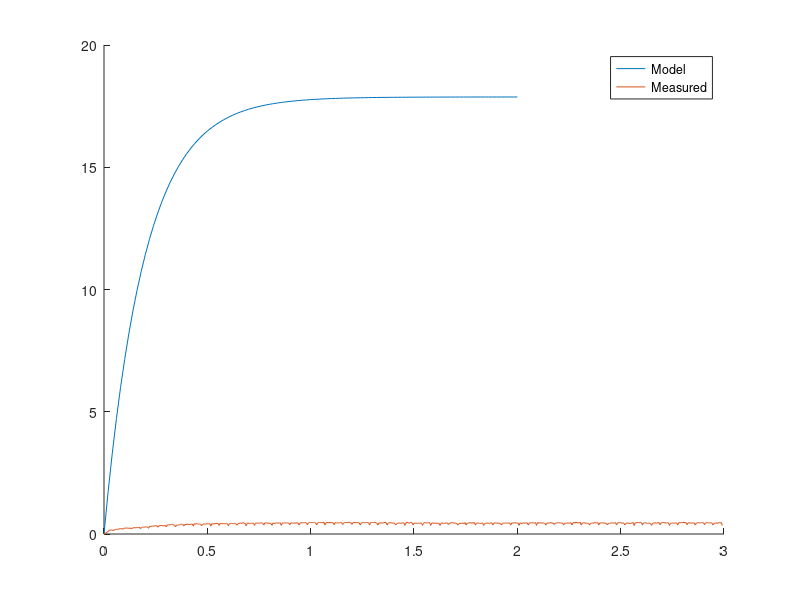
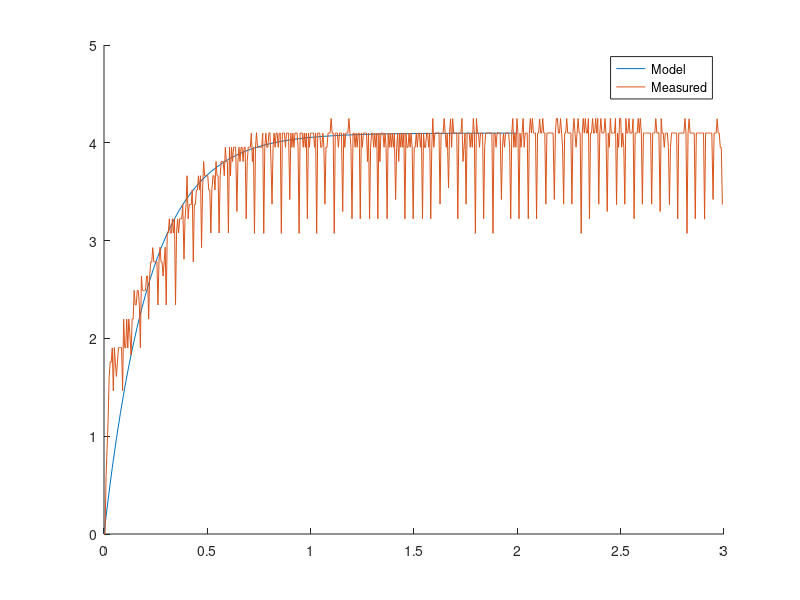

The MATLAB script that drew these images, in order: (Note: this script raises an error after producing the figures.)
data1 = [ %Forwards step response
%Position 1, Velocity 1, Position 2, Velocity 2, Time (ms)
0.00	0.00	0.00	0.00	2003.00
0.00	0.00	0.00	0.00	2008.00
0.00	0.79	0.00	0.39	2013.00
0.01	1.18	0.01	1.18	2018.00
0.02	1.57	0.01	1.18	2023.00
0.03	2.36	0.02	1.96	2028.00
0.04	2.36	0.03	1.96	2033.00
0.05	2.36	0.04	1.96	2038.00
0.06	2.36	0.05	1.96	2043.00
0.07	1.96	0.06	1.57	2048.00
0.09	2.75	0.07	1.96	2053.00
0.10	2.75	0.08	2.36	2058.00
0.12	2.75	0.09	2.36	2063.00
0.13	2.75	0.11	2.36	2068.00
0.14	2.75	0.12	2.36	2073.00
0.16	3.14	0.13	2.75	2078.00
0.17	2.75	0.15	2.75	2083.00
0.19	3.14	0.16	3.14	2088.00
0.20	2.75	0.17	2.36	2093.00
0.22	3.14	0.19	2.75	2098.00
0.24	3.53	0.20	3.14	2103.00
0.25	3.14	0.22	3.14	2108.00
0.27	3.53	0.23	3.14	2113.00
0.29	3.53	0.25	2.75	2118.00
0.30	3.14	0.26	3.14	2123.00
0.32	3.53	0.28	3.14	2128.00
0.34	3.27	0.29	2.62	2134.00
0.36	3.14	0.31	3.14	2139.00
0.37	3.53	0.33	3.14	2144.00
0.39	3.53	0.34	3.53	2149.00
0.41	3.53	0.36	3.14	2154.00
0.43	3.93	0.38	3.14	2159.00
0.45	3.53	0.39	3.53	2164.00
0.47	3.93	0.41	3.14	2169.00
0.48	3.93	0.43	3.53	2174.00
0.50	3.14	0.44	2.75	2179.00
0.52	3.93	0.46	3.14	2184.00
0.54	3.93	0.47	3.53	2189.00
0.56	4.32	0.49	3.14	2194.00
0.58	4.32	0.51	3.53	2199.00
0.60	3.93	0.52	3.53	2204.00
0.62	4.32	0.54	3.53	2209.00
0.65	4.32	0.56	3.53	2214.00
0.66	3.53	0.57	2.75	2219.00
0.69	4.71	0.59	3.93	2224.00
0.71	4.32	0.61	3.53	2229.00
0.73	4.71	0.63	3.93	2234.00
0.76	4.71	0.65	3.93	2239.00
0.78	4.71	0.67	3.93	2244.00
0.81	5.11	0.69	3.93	2249.00
0.83	4.71	0.71	4.32	2254.00
0.85	5.11	0.73	3.93	2259.00
0.87	3.93	0.75	3.53	2264.00
0.90	4.71	0.77	4.32	2269.00
0.92	4.71	0.79	4.32	2274.00
0.95	5.11	0.81	4.32	2279.00
0.97	4.71	0.83	4.32	2284.00
0.99	4.71	0.86	4.32	2289.00
1.02	4.71	0.88	4.32	2294.00
1.04	5.11	0.90	4.32	2299.00
1.06	3.93	0.92	3.93	2304.00
1.09	5.50	0.94	4.71	2309.00
1.12	5.11	0.97	4.71	2314.00
1.14	5.50	0.99	4.71	2319.00
1.17	5.11	1.01	4.71	2324.00
1.20	5.50	1.04	5.11	2329.00
1.22	5.50	1.06	5.11	2334.00
1.25	5.11	1.09	4.71	2339.00
1.27	5.11	1.11	4.71	2344.00
1.29	3.93	1.13	3.93	2349.00
1.32	5.11	1.15	4.71	2354.00
1.34	5.11	1.18	4.71	2359.00
1.37	5.11	1.20	4.71	2364.00
1.40	5.11	1.23	5.11	2369.00
1.42	5.50	1.25	5.11	2374.00
1.45	5.50	1.28	5.11	2379.00
1.48	5.50	1.30	5.11	2384.00
1.51	4.58	1.33	4.25	2390.00
1.53	5.50	1.35	5.11	2395.00
1.56	5.11	1.38	5.11	2400.00
1.59	5.50	1.41	5.50	2405.00
1.61	5.50	1.43	5.11	2410.00
1.64	5.11	1.46	5.11	2415.00
1.67	5.50	1.48	5.11	2420.00
1.69	5.50	1.51	5.11	2425.00
1.72	5.50	1.54	5.50	2430.00
1.74	4.32	1.56	4.32	2435.00
1.77	5.89	1.59	5.50	2440.00
1.80	5.50	1.61	5.11	2445.00
1.83	5.89	1.64	5.50	2450.00
1.86	5.50	1.67	5.50	2455.00
1.88	5.50	1.69	5.50	2460.00
1.91	5.50	1.72	5.50	2465.00
1.94	5.50	1.75	5.11	2470.00
1.96	4.71	1.77	4.32	2475.00
1.99	5.11	1.80	5.50	2480.00
2.02	5.50	1.82	5.50	2485.00
2.04	5.50	1.85	5.50	2490.00
2.07	5.50	1.88	5.11	2495.00
2.10	5.89	1.90	5.50	2500.00
2.13	5.50	1.93	5.50	2505.00
2.16	5.50	1.96	5.50	2510.00
2.19	5.89	1.99	5.50	2515.00
2.21	4.32	2.01	4.32	2520.00
2.24	5.89	2.04	5.50	2525.00
2.26	5.50	2.06	5.50	2530.00
2.29	5.50	2.09	5.50	2535.00
2.32	5.89	2.12	5.50	2540.00
2.35	5.89	2.15	5.50	2545.00
2.38	5.89	2.18	5.89	2550.00
2.41	5.89	2.20	5.50	2555.00
2.43	4.71	2.23	4.71	2560.00
2.46	6.28	2.25	5.50	2565.00
2.49	5.89	2.28	5.50	2570.00
2.52	5.50	2.31	5.89	2575.00
2.55	5.89	2.34	5.50	2580.00
2.58	5.50	2.37	5.89	2585.00
2.61	5.50	2.40	5.50	2590.00
2.63	5.50	2.42	5.89	2595.00
2.66	5.89	2.45	5.50	2600.00
2.68	4.32	2.48	4.71	2605.00
2.71	5.89	2.50	5.50	2610.00
2.74	5.50	2.53	5.89	2615.00
2.77	5.89	2.56	5.89	2620.00
2.80	5.50	2.59	5.89	2625.00
2.83	5.89	2.62	5.50	2630.00
2.86	5.89	2.65	5.89	2635.00
2.88	5.50	2.68	5.89	2640.00
2.91	4.91	2.71	4.91	2646.00
2.94	5.50	2.74	5.50	2651.00
2.97	5.89	2.76	5.89	2656.00
3.00	6.28	2.79	5.89	2661.00
3.03	5.89	2.82	5.89	2666.00
3.06	5.89	2.85	5.89	2671.00
3.09	6.28	2.88	6.28	2676.00
3.12	5.89	2.91	5.89	2681.00
3.15	5.89	2.94	5.89	2686.00
3.17	4.32	2.97	4.71	2691.00
3.20	5.89	3.00	5.89	2696.00
3.23	5.89	3.03	6.28	2701.00
3.26	5.50	3.06	5.89	2706.00
3.29	5.50	3.09	5.89	2711.00
3.31	5.50	3.12	6.28	2716.00
3.34	5.89	3.15	5.89	2721.00
3.37	5.89	3.18	5.89	2726.00
3.39	4.32	3.20	5.11	2731.00
3.42	5.89	3.23	5.89	2736.00
3.45	5.89	3.26	6.28	2741.00
3.48	5.89	3.29	5.89	2746.00
3.51	5.89	3.32	6.28	2751.00
3.54	5.89	3.35	5.89	2756.00
3.57	5.89	3.39	6.28	2761.00
3.60	5.89	3.42	6.28	2766.00
3.63	5.89	3.45	5.89	2771.00
3.65	4.71	3.47	5.11	2776.00
3.68	5.89	3.50	6.28	2781.00
3.71	5.89	3.53	6.28	2786.00
3.74	5.89	3.57	6.28	2791.00
3.77	5.50	3.60	6.28	2796.00
3.80	5.89	3.63	5.89	2801.00
3.83	5.50	3.66	6.28	2806.00
3.85	5.50	3.69	5.89	2811.00
3.88	4.32	3.71	5.11	2816.00
3.91	5.89	3.74	6.28	2821.00
3.93	5.50	3.77	5.89	2826.00
3.96	5.89	3.80	5.89	2831.00
3.99	5.89	3.83	6.28	2836.00
4.02	5.89	3.87	6.28	2841.00
4.05	5.89	3.90	5.89	2846.00
4.08	5.89	3.93	6.28	2851.00
4.11	5.89	3.96	6.28	2856.00
4.13	4.71	3.98	4.71	2861.00
4.16	5.89	4.01	6.28	2866.00
4.19	5.89	4.04	6.28	2871.00
4.22	6.28	4.07	5.89	2876.00
4.25	5.89	4.11	6.28	2881.00
4.28	5.89	4.14	6.28	2886.00
4.31	5.89	4.17	6.28	2891.00
4.34	5.89	4.20	6.28	2896.00
4.37	4.91	4.23	5.24	2902.00
4.40	5.89	4.26	6.28	2907.00
4.43	5.89	4.29	6.28	2912.00
4.46	5.50	4.33	6.28	2917.00
4.49	5.89	4.36	6.28	2922.00
4.51	5.50	4.39	6.28	2927.00
4.54	5.89	4.42	6.28	2932.00
4.57	5.89	4.45	6.28	2937.00
4.60	5.89	4.48	6.28	2942.00
4.63	4.71	4.51	5.11	2947.00
4.66	5.89	4.54	6.28	2952.00
4.68	5.89	4.57	6.28	2957.00
4.72	6.28	4.60	6.28	2962.00
4.75	5.89	4.63	6.28	2967.00
4.78	5.89	4.67	6.28	2972.00
4.81	6.28	4.70	6.28	2977.00
4.84	5.89	4.73	6.28	2982.00
4.86	5.11	4.75	5.11	2987.00
4.89	5.89	4.79	6.28	2992.00
4.92	6.28	4.82	6.28	2997.00
4.95	6.28	4.85	6.28	3002.00
4.99	6.28	4.88	6.28	3007.00
5.02	6.28	4.91	6.28	3012.00
5.05	6.28	4.94	6.28	3017.00
5.08	6.28	4.97	6.28	3022.00
5.11	5.89	5.00	6.28	3027.00
5.13	5.11	5.03	4.71	3032.00
5.16	5.89	5.06	6.28	3037.00
5.20	6.28	5.09	6.28	3042.00
5.23	6.28	5.12	6.28	3047.00
5.26	6.28	5.15	6.28	3052.00
5.29	6.28	5.19	6.28	3057.00
5.32	6.28	5.22	5.89	3062.00
5.35	6.68	5.25	6.28	3067.00
5.38	4.71	5.27	5.11	3072.00
5.41	6.28	5.30	5.89	3077.00
5.44	6.28	5.33	6.28	3082.00
5.47	6.28	5.36	6.28	3087.00
5.50	6.28	5.39	5.89	3092.00
5.54	6.68	5.43	6.28	3097.00
5.57	6.28	5.45	5.89	3102.00
5.60	6.28	5.49	6.28	3107.00
5.63	6.28	5.52	5.89	3112.00
5.66	5.11	5.54	5.11	3117.00
5.69	6.68	5.57	5.89	3122.00
5.72	6.28	5.60	5.89	3127.00
5.75	6.28	5.63	5.89	3132.00
5.78	6.28	5.66	5.89	3137.00
5.82	6.28	5.69	5.89	3142.00
5.85	6.68	5.72	5.89	3147.00
5.88	6.28	5.75	6.28	3152.00
5.91	5.56	5.78	4.91	3158.00
5.95	6.28	5.81	5.89	3163.00
5.98	6.68	5.84	5.89	3168.00
6.01	6.68	5.87	5.89	3173.00
6.04	6.28	5.90	6.28	3178.00
6.08	6.68	5.93	5.89	3183.00
6.11	6.68	5.96	6.28	3188.00
6.14	6.68	5.99	5.89	3193.00
6.18	6.28	6.02	5.89	3198.00
6.20	5.50	6.04	5.11	3203.00
6.24	6.68	6.07	5.89	3208.00
6.27	6.68	6.10	6.28	3213.00
6.30	6.28	6.13	5.89	3218.00
6.33	6.68	6.16	5.89	3223.00
6.37	6.28	6.19	5.89	3228.00
6.40	6.28	6.22	6.28	3233.00
6.43	6.28	6.25	5.89	3238.00
6.45	5.10	6.28	4.71	3243.00
6.49	6.28	6.31	5.89	3248.00
6.52	6.28	6.34	5.89	3253.00
6.55	6.68	6.37	6.28	3258.00
6.58	6.28	6.40	5.89	3263.00
6.62	6.68	6.43	5.89	3268.00
6.65	6.28	6.46	6.28	3273.00
6.68	6.68	6.49	5.89	3278.00
6.71	6.68	6.52	5.89	3283.00
6.74	5.11	6.54	4.71	3288.00
6.77	6.68	6.57	5.89	3293.00
6.81	6.68	6.60	5.89	3298.00
6.84	6.68	6.63	5.89	3303.00
6.87	6.68	6.66	5.89	3308.00
6.91	6.68	6.69	6.28	3313.00
6.94	6.28	6.72	5.89	3318.00
6.97	6.28	6.75	5.50	3323.00
6.99	5.10	6.77	4.71	3328.00
7.03	6.28	6.80	5.89	3333.00
7.05	5.89	6.83	5.89	3338.00
7.09	6.28	6.86	5.89	3343.00
7.12	6.28	6.89	5.89	3348.00
7.15	6.28	6.92	5.89	3353.00
7.18	6.28	6.95	5.89	3358.00
7.21	6.68	6.98	6.28	3363.00
7.25	6.28	7.01	5.89	3368.00
7.27	5.10	7.03	4.71	3373.00
7.30	6.28	7.06	5.89	3378.00
7.33	6.28	7.09	5.89	3383.00
7.37	6.68	7.12	5.89	3388.00
7.40	6.28	7.15	5.89	3393.00
7.43	5.89	7.18	5.89	3398.00
7.46	6.28	7.21	5.89	3403.00
7.49	6.28	7.24	5.89	3408.00
7.52	4.91	7.27	4.91	3414.00
7.55	5.89	7.29	5.50	3419.00
7.58	5.89	7.32	5.89	3424.00
7.61	6.28	7.35	5.89	3429.00
7.64	5.89	7.38	5.89	3434.00
7.67	5.89	7.41	5.89	3439.00
7.70	6.28	7.44	5.89	3444.00
7.73	6.28	7.47	5.89	3449.00
7.76	6.28	7.50	5.89	3454.00
7.79	4.71	7.52	4.71	3459.00
7.82	6.28	7.55	5.89	3464.00
7.85	6.68	7.58	6.28	3469.00
7.88	6.28	7.61	5.89	3474.00
7.91	6.28	7.64	5.89	3479.00
7.95	6.28	7.67	5.89	3484.00
7.98	6.28	7.70	6.28	3489.00
8.01	6.28	7.73	5.89	3494.00
8.03	5.11	7.76	4.71	3499.00
8.06	5.89	7.79	6.28	3504.00
8.09	5.89	7.82	5.89	3509.00
8.12	5.89	7.85	5.89	3514.00
8.15	5.89	7.88	5.89	3519.00
8.18	5.89	7.91	5.89	3524.00
8.21	5.89	7.94	5.89	3529.00
8.24	6.28	7.97	5.89	3534.00
8.27	5.89	8.00	5.89	3539.00
8.30	4.71	8.02	4.71	3544.00
8.33	5.89	8.05	5.89	3549.00
8.36	6.28	8.08	6.28	3554.00
8.39	6.28	8.11	5.89	3559.00
8.42	6.28	8.14	5.89	3564.00
8.45	6.28	8.17	5.89	3569.00
8.48	6.28	8.20	6.28	3574.00
8.51	6.28	8.23	5.89	3579.00
8.54	4.71	8.25	4.71	3584.00
8.57	5.89	8.28	6.28	3589.00
8.60	5.89	8.31	5.89	3594.00
8.63	6.28	8.34	5.89	3599.00
8.66	5.89	8.37	5.89	3604.00
8.69	5.89	8.40	5.89	3609.00
8.72	5.89	8.43	5.89	3614.00
8.75	5.89	8.46	5.89	3619.00
8.77	5.89	8.49	5.89	3624.00
8.80	4.71	8.51	4.71	3629.00
8.83	5.89	8.54	5.89	3634.00
8.86	6.28	8.57	5.89	3639.00
8.89	5.89	8.60	5.89	3644.00
8.92	5.89	8.63	5.89	3649.00
8.95	5.89	8.66	5.89	3654.00
8.98	6.28	8.69	5.89	3659.00
9.01	6.28	8.72	5.89	3664.00
9.04	5.24	8.75	5.24	3670.00
9.07	6.28	8.78	5.89	3675.00
9.10	5.89	8.81	5.89	3680.00
9.13	6.28	8.84	6.28	3685.00
9.17	6.28	8.87	6.28	3690.00
9.20	5.89	8.90	5.89	3695.00
9.22	5.89	8.93	6.28	3700.00
9.25	5.89	8.96	5.89	3705.00
9.28	5.50	8.99	5.89	3710.00
9.30	4.71	9.02	5.11	3715.00
9.33	5.50	9.05	5.89	3720.00
9.36	5.89	9.08	5.89	3725.00
9.39	5.50	9.11	5.89	3730.00
9.42	5.89	9.14	6.28	3735.00
9.45	5.89	9.17	5.89	3740.00
9.48	5.50	9.20	5.89	3745.00
9.51	6.28	9.23	6.28	3750.00
9.53	4.71	9.25	5.11	3755.00
9.56	5.89	9.28	5.89	3760.00
9.59	5.89	9.31	5.89	3765.00
9.62	5.89	9.34	6.28	3770.00
9.65	6.28	9.38	6.28	3775.00
9.68	5.89	9.41	5.89	3780.00
9.71	6.28	9.44	6.28	3785.00
9.74	5.89	9.47	5.89	3790.00
9.77	6.28	9.50	6.28	3795.00
9.80	4.71	9.52	5.11	3800.00
9.83	5.89	9.55	5.89	3805.00
9.85	5.89	9.58	6.28	3810.00
9.88	5.89	9.61	5.89	3815.00
9.91	5.50	9.64	6.28	3820.00
9.94	5.50	9.67	5.89	3825.00
9.97	5.89	9.70	5.89	3830.00
10.00	5.89	9.74	6.28	3835.00
10.02	4.71	9.76	4.71	3840.00
10.05	5.50	9.79	5.89	3845.00
10.08	5.89	9.82	5.89	3850.00
10.11	5.89	9.85	6.28	3855.00
10.14	5.89	9.88	5.89	3860.00
10.17	5.89	9.91	5.89	3865.00
10.19	5.50	9.94	6.28	3870.00
10.23	6.28	9.97	5.89	3875.00
10.26	5.89	10.00	6.28	3880.00
10.28	5.11	10.02	4.71	3885.00
10.31	5.89	10.06	6.28	3890.00
10.34	5.89	10.09	6.28	3895.00
10.37	5.89	10.12	5.89	3900.00
10.40	5.89	10.15	6.28	3905.00
10.43	5.89	10.18	5.89	3910.00
10.46	5.50	10.21	6.28	3915.00
10.49	5.89	10.24	5.89	3920.00
10.51	4.58	10.27	5.24	3926.00
10.54	5.89	10.30	5.89	3931.00
10.57	5.89	10.33	6.28	3936.00
10.60	5.89	10.36	5.89	3941.00
10.63	5.89	10.39	6.28	3946.00
10.66	5.89	10.42	5.89	3951.00
10.69	5.89	10.45	5.89	3956.00
10.72	5.89	10.48	6.28	3961.00
10.75	5.89	10.51	6.28	3966.00
10.77	5.11	10.54	4.71	3971.00
10.80	5.89	10.57	6.28	3976.00
10.83	5.89	10.60	5.89	3981.00
10.86	5.89	10.63	6.28	3986.00
10.89	6.28	10.66	6.28	3991.00
10.92	5.89	10.69	6.28	3996.00
10.95	5.50	10.72	6.28	4001.00
10.98	5.89	10.75	6.28	4006.00
11.00	4.71	10.78	4.71	4011.00
11.03	5.89	10.81	6.28	4016.00
11.06	5.50	10.84	6.28	4021.00
11.09	5.50	10.87	5.89	4026.00
11.12	5.89	10.90	6.28	4031.00
11.15	5.89	10.93	6.28	4036.00
11.18	5.89	10.96	5.89	4041.00
11.21	5.89	10.99	6.28	4046.00
11.24	5.89	11.03	6.28	4051.00
11.26	4.71	11.05	5.11	4056.00
11.29	6.28	11.08	5.89	4061.00
11.32	5.89	11.11	6.28	4066.00
11.35	5.89	11.14	6.28	4071.00
11.38	6.28	11.17	6.28	4076.00
11.41	5.89	11.20	5.89	4081.00
11.44	5.89	11.24	6.28	4086.00
11.47	6.28	11.27	6.28	4091.00
11.49	4.71	11.29	4.71	4096.00
11.53	6.28	11.32	6.28	4101.00
11.56	5.89	11.35	5.89	4106.00
11.59	6.28	11.38	6.28	4111.00
11.62	5.89	11.41	5.89	4116.00
11.65	6.28	11.44	5.89	4121.00
11.68	5.89	11.47	6.28	4126.00
11.71	5.89	11.50	5.89	4131.00
11.74	5.89	11.53	5.89	4136.00
11.76	5.11	11.56	4.71	4141.00
11.79	5.89	11.58	5.89	4146.00
11.82	6.28	11.61	5.89	4151.00
11.85	5.89	11.64	5.89	4156.00
11.88	6.28	11.67	5.89	4161.00
11.91	6.28	11.70	6.28	4166.00
11.94	5.89	11.73	5.89	4171.00
11.98	6.28	11.76	5.89	4176.00
12.01	5.24	11.79	5.24	4182.00
12.04	6.28	11.82	5.89	4187.00
12.07	5.89	11.85	5.89	4192.00
12.10	6.28	11.88	5.89	4197.00
12.13	6.28	11.91	6.28	4202.00
12.16	6.28	11.94	5.89	4207.00
12.19	6.28	11.97	5.89	4212.00
12.22	5.89	12.00	5.89	4217.00
12.25	6.28	12.03	5.89	4222.00
12.28	5.11	12.06	4.71	4227.00
12.31	5.89	12.09	5.89	4232.00
12.34	5.89	12.11	5.89	4237.00
12.37	5.89	12.14	5.89	4242.00
12.40	6.28	12.17	5.89	4247.00
12.43	5.89	12.20	5.89	4252.00
12.46	5.89	12.23	5.89	4257.00
12.49	6.28	12.26	6.28	4262.00
12.52	5.11	12.29	4.71	4267.00
12.55	6.28	12.32	5.89	4272.00
12.58	6.28	12.35	6.28	4277.00
12.61	6.28	12.38	5.89	4282.00
12.64	6.68	12.41	6.28	4287.00
12.67	6.28	12.44	5.89	4292.00
12.71	6.28	12.47	5.89	4297.00
12.74	6.28	12.50	5.89	4302.00
12.77	6.68	12.53	6.28	4307.00
12.80	5.11	12.55	4.71	4312.00
12.83	5.89	12.58	5.89	4317.00
12.86	6.28	12.61	5.89	4322.00
12.89	6.28	12.64	6.28	4327.00
12.92	5.89	12.67	5.89	4332.00
12.95	5.89	12.70	5.89	4337.00
12.98	5.89	12.73	5.89	4342.00
13.01	5.89	12.76	5.89	4347.00
13.03	5.11	12.78	4.71	4352.00
13.06	5.89	12.81	5.89	4357.00
13.09	5.89	12.84	5.89	4362.00
13.12	6.28	12.87	5.89	4367.00
13.15	5.89	12.90	5.89	4372.00
13.18	6.28	12.93	6.28	4377.00
13.21	6.28	12.96	5.89	4382.00
13.25	6.28	12.99	5.89	4387.00
13.28	6.28	13.02	6.28	4392.00
13.30	5.11	13.05	4.71	4397.00
13.33	6.28	13.08	5.89	4402.00
13.37	6.28	13.11	5.89	4407.00
13.40	6.28	13.14	5.89	4412.00
13.43	6.28	13.17	5.89	4417.00
13.46	5.89	13.19	5.89	4422.00
13.49	6.28	13.22	5.89	4427.00
13.52	5.89	13.25	5.89	4432.00
13.55	4.91	13.28	5.24	4438.00
13.58	5.89	13.31	5.50	4443.00
13.61	5.89	13.34	5.89	4448.00
13.64	5.89	13.37	5.89	4453.00
13.67	5.89	13.40	6.28	4458.00
13.70	6.28	13.43	5.89	4463.00
13.73	5.89	13.46	5.89	4468.00
13.76	6.28	13.49	5.89	4473.00
13.79	6.28	13.52	6.28	4478.00
13.82	5.11	13.55	4.71	4483.00
13.85	6.28	13.58	5.89	4488.00
13.88	6.28	13.61	6.28	4493.00
13.91	6.28	13.64	5.89	4498.00
13.94	6.28	13.67	6.28	4503.00
13.97	5.89	13.70	5.89	4508.00
14.00	6.28	13.73	5.89	4513.00
14.03	5.89	13.76	6.28	4518.00
14.06	5.10	13.78	4.71	4523.00
14.08	5.50	13.81	5.89	4528.00
14.11	5.89	13.84	6.28	4533.00
14.14	5.89	13.87	5.89	4538.00
14.17	5.89	13.90	6.28	4543.00
14.20	5.50	13.93	5.89	4548.00
14.23	5.89	13.96	5.89	4553.00
14.26	5.89	13.99	6.28	4558.00
14.29	6.28	14.03	6.28	4563.00
14.31	4.71	14.05	4.71	4568.00
14.34	5.89	14.08	6.28	4573.00
14.37	6.28	14.11	5.89	4578.00
14.41	6.28	14.14	6.28	4583.00
14.44	6.28	14.17	6.28	4588.00
14.47	6.28	14.20	5.89	4593.00
14.50	6.68	14.23	6.28	4598.00
14.53	6.28	14.26	6.28	4603.00
14.56	5.11	14.29	4.71	4608.00
14.59	5.89	14.32	6.28	4613.00
14.62	6.28	14.35	5.89	4618.00
14.65	6.28	14.38	6.28	4623.00
14.68	5.89	14.41	5.89	4628.00
14.71	5.50	14.44	5.89	4633.00
14.74	5.89	14.47	6.28	4638.00
14.77	5.89	14.50	5.89	4643.00
14.79	5.50	14.53	5.89	4648.00
14.82	4.71	14.55	4.71	4653.00
14.85	5.50	14.58	6.28	4658.00
14.88	5.89	14.61	5.89	4663.00
14.91	6.28	14.65	6.28	4668.00
14.94	5.89	14.68	5.89	4673.00
14.97	5.89	14.71	6.28	4678.00
15.00	6.28	14.74	5.89	4683.00
15.03	6.28	14.77	6.28	4688.00
15.06	5.24	14.80	4.91	4694.00
15.09	6.28	14.83	5.89	4699.00
15.12	6.28	14.86	6.28	4704.00
15.16	6.68	14.89	5.89	4709.00
15.19	6.28	14.92	6.28	4714.00
15.22	5.89	14.95	5.89	4719.00
15.25	6.28	14.98	5.89	4724.00
15.28	6.28	15.01	6.28	4729.00
15.31	6.28	15.04	5.89	4734.00
15.33	4.71	15.06	4.71	4739.00
15.36	5.89	15.09	5.89	4744.00
15.39	5.89	15.12	5.89	4749.00
15.42	5.89	15.15	6.28	4754.00
15.45	5.89	15.18	5.89	4759.00
15.48	5.89	15.21	5.89	4764.00
15.51	6.28	15.24	5.89	4769.00
15.54	5.89	15.27	6.28	4774.00
15.57	5.11	15.30	4.71	4779.00
15.60	6.28	15.33	6.28	4784.00
15.63	6.28	15.36	5.89	4789.00
15.66	6.28	15.39	6.28	4794.00
15.69	6.28	15.42	6.28	4799.00
15.73	6.28	15.45	5.89	4804.00
15.76	6.68	15.48	6.28	4809.00
15.79	6.28	15.51	5.89	4814.00
15.82	6.28	15.54	6.28	4819.00
15.85	5.11	15.57	5.11	4824.00
15.88	5.89	15.60	5.89	4829.00
15.91	6.28	15.63	6.28	4834.00
15.94	5.89	15.66	5.89	4839.00
15.97	5.89	15.69	6.28	4844.00
16.00	5.89	15.72	5.89	4849.00
16.03	5.89	15.75	6.28	4854.00
16.06	6.28	15.78	5.89	4859.00
16.08	4.71	15.80	5.10	4864.00
16.11	5.89	15.83	5.89	4869.00
16.14	5.89	15.87	6.28	4874.00
16.17	6.28	15.90	6.28	4879.00
16.20	6.28	15.93	5.89	4884.00
16.23	5.89	15.96	6.28	4889.00
16.27	6.68	15.99	5.89	4894.00
16.30	6.28	16.02	6.28	4899.00
16.33	6.28	16.05	5.89	4904.00
16.35	5.11	16.07	5.10	4909.00
16.39	6.28	16.10	5.89	4914.00
16.42	6.68	16.13	5.89	4919.00
16.45	5.89	16.16	6.28	4924.00
16.48	6.28	16.19	5.89	4929.00
16.51	6.28	16.22	5.89	4934.00
16.54	5.89	16.25	6.28	4939.00
16.57	6.28	16.28	5.89	4944.00
16.60	4.91	16.31	4.91	4950.00
16.63	5.89	16.34	5.89	4955.00
16.66	5.89	16.37	5.89	4960.00
16.69	5.89	16.40	6.28	4965.00
16.72	6.28	16.43	5.89	4970.00
16.75	5.89	16.46	5.89	4975.00
16.78	6.28	16.49	6.28	4980.00
16.81	6.28	16.52	5.89	4985.00
16.84	6.28	16.55	6.28	4990.00
16.87	4.71	16.58	4.71	4995.00
];

data2 = [ %TUrning step response
0.00	0.00	0.00	0.00	2003.00
0.00	0.00	0.00	0.00	2008.00
0.00	0.79	-0.00	-0.79	2013.00
0.01	1.18	-0.01	-1.18	2018.00
0.02	1.57	-0.02	-1.57	2023.00
0.03	1.96	-0.03	-2.36	2028.00
0.04	2.36	-0.04	-2.36	2033.00
0.05	1.96	-0.05	-2.75	2038.00
0.06	1.96	-0.07	-3.14	2043.00
0.07	1.96	-0.08	-1.96	2048.00
0.08	2.36	-0.09	-2.75	2053.00
0.09	2.75	-0.10	-1.96	2058.00
0.11	2.36	-0.11	-1.96	2063.00
0.12	2.75	-0.12	-1.96	2068.00
0.13	2.75	-0.14	-2.36	2073.00
0.15	2.36	-0.15	-2.75	2078.00
0.16	2.75	-0.16	-2.36	2083.00
0.17	2.75	-0.17	-2.36	2088.00
0.18	2.36	-0.18	-1.57	2093.00
0.20	3.14	-0.19	-2.75	2098.00
0.21	2.75	-0.21	-2.36	2103.00
0.23	3.14	-0.22	-1.96	2108.00
0.25	3.53	-0.23	-2.36	2113.00
0.26	3.14	-0.24	-1.96	2118.00
0.28	3.53	-0.25	-2.36	2123.00
0.30	3.53	-0.26	-1.96	2128.00
0.32	2.95	-0.27	-1.96	2134.00
0.33	3.53	-0.28	-2.36	2139.00
0.35	3.53	-0.29	-2.36	2144.00
0.37	3.93	-0.31	-2.75	2149.00
0.39	3.53	-0.32	-2.75	2154.00
0.41	3.53	-0.34	-2.75	2159.00
0.43	3.93	-0.35	-2.75	2164.00
0.44	3.53	-0.37	-3.14	2169.00
0.46	3.53	-0.38	-2.75	2174.00
0.48	2.75	-0.39	-2.36	2179.00
0.49	3.93	-0.41	-3.14	2184.00
0.51	3.93	-0.42	-2.75	2189.00
0.53	3.53	-0.44	-3.14	2194.00
0.55	3.93	-0.45	-2.75	2199.00
0.57	3.93	-0.46	-2.75	2204.00
0.59	4.32	-0.48	-2.75	2209.00
0.61	3.93	-0.49	-3.14	2214.00
0.63	3.14	-0.51	-2.75	2219.00
0.65	3.93	-0.52	-3.14	2224.00
0.67	3.93	-0.54	-3.53	2229.00
0.69	3.93	-0.56	-3.53	2234.00
0.71	4.32	-0.58	-3.53	2239.00
0.73	3.93	-0.59	-3.53	2244.00
0.75	3.93	-0.61	-3.53	2249.00
0.77	3.53	-0.63	-3.93	2254.00
0.79	3.93	-0.65	-3.53	2259.00
0.80	3.14	-0.66	-3.14	2264.00
0.82	3.93	-0.68	-3.53	2269.00
0.84	3.93	-0.70	-3.93	2274.00
0.86	3.93	-0.72	-3.53	2279.00
0.88	3.93	-0.74	-3.53	2284.00
0.90	3.93	-0.75	-3.14	2289.00
0.92	3.93	-0.77	-3.53	2294.00
0.94	3.93	-0.79	-3.93	2299.00
0.95	3.14	-0.81	-3.14	2304.00
0.98	4.32	-0.82	-3.93	2309.00
1.00	3.93	-0.85	-4.32	2314.00
1.02	4.32	-0.87	-4.32	2319.00
1.04	3.93	-0.89	-4.32	2324.00
1.06	3.93	-0.91	-4.32	2329.00
1.08	4.32	-0.93	-4.32	2334.00
1.10	3.93	-0.95	-4.32	2339.00
1.12	4.32	-0.98	-4.32	2344.00
1.13	3.14	-0.99	-3.14	2349.00
1.15	3.93	-1.01	-4.32	2354.00
1.18	4.32	-1.03	-4.32	2359.00
1.20	3.93	-1.06	-4.32	2364.00
1.22	4.32	-1.08	-4.32	2369.00
1.24	3.93	-1.10	-4.71	2374.00
1.26	4.32	-1.12	-4.32	2379.00
1.28	4.32	-1.15	-4.71	2384.00
1.30	3.60	-1.17	-3.93	2390.00
1.32	3.93	-1.19	-4.71	2395.00
1.34	4.32	-1.22	-4.71	2400.00
1.37	4.71	-1.24	-5.11	2405.00
1.39	4.32	-1.26	-4.32	2410.00
1.41	4.32	-1.29	-4.71	2415.00
1.43	4.32	-1.31	-4.71	2420.00
1.45	4.32	-1.34	-4.71	2425.00
1.47	4.32	-1.36	-5.11	2430.00
1.49	3.53	-1.38	-3.93	2435.00
1.51	4.32	-1.40	-4.71	2440.00
1.54	4.32	-1.43	-4.71	2445.00
1.56	4.32	-1.45	-5.11	2450.00
1.58	4.32	-1.48	-5.11	2455.00
1.60	4.71	-1.50	-5.11	2460.00
1.62	4.32	-1.53	-5.11	2465.00
1.65	4.32	-1.56	-5.50	2470.00
1.66	3.53	-1.58	-4.32	2475.00
1.68	4.32	-1.60	-5.11	2480.00
1.71	4.71	-1.63	-5.50	2485.00
1.73	4.32	-1.66	-5.50	2490.00
1.75	4.71	-1.68	-5.11	2495.00
1.77	4.32	-1.71	-5.50	2500.00
1.80	4.32	-1.74	-5.50	2505.00
1.82	4.32	-1.77	-5.11	2510.00
1.84	4.32	-1.79	-5.11	2515.00
1.86	3.93	-1.81	-4.32	2520.00
1.88	4.32	-1.84	-5.11	2525.00
1.90	4.71	-1.86	-5.11	2530.00
1.93	4.32	-1.89	-5.50	2535.00
1.95	4.32	-1.92	-5.11	2540.00
1.97	4.71	-1.94	-5.50	2545.00
1.99	4.71	-1.97	-5.11	2550.00
2.02	4.32	-2.00	-5.50	2555.00
2.04	3.93	-2.02	-4.32	2560.00
2.06	4.32	-2.05	-5.50	2565.00
2.08	4.71	-2.07	-5.50	2570.00
2.10	4.32	-2.10	-5.89	2575.00
2.13	4.71	-2.13	-5.50	2580.00
2.15	4.32	-2.16	-5.50	2585.00
2.17	4.71	-2.19	-5.89	2590.00
2.20	4.71	-2.21	-5.50	2595.00
2.22	4.71	-2.24	-5.50	2600.00
2.24	3.93	-2.26	-4.32	2605.00
2.26	4.71	-2.29	-5.89	2610.00
2.28	4.32	-2.32	-5.50	2615.00
2.31	4.71	-2.35	-5.89	2620.00
2.33	4.71	-2.38	-5.50	2625.00
2.35	4.71	-2.41	-5.89	2630.00
2.38	5.11	-2.43	-5.50	2635.00
2.40	4.71	-2.46	-5.89	2640.00
2.43	3.93	-2.49	-4.91	2646.00
2.45	4.71	-2.52	-5.50	2651.00
2.47	4.71	-2.55	-5.89	2656.00
2.50	4.71	-2.58	-5.50	2661.00
2.52	4.71	-2.61	-5.89	2666.00
2.54	4.71	-2.64	-5.89	2671.00
2.57	4.32	-2.67	-5.89	2676.00
2.59	4.71	-2.70	-5.89	2681.00
2.61	4.71	-2.73	-5.89	2686.00
2.63	3.93	-2.75	-4.71	2691.00
2.66	4.71	-2.78	-5.50	2696.00
2.68	4.71	-2.81	-5.89	2701.00
2.70	4.71	-2.84	-5.89	2706.00
2.73	4.71	-2.86	-5.89	2711.00
2.75	4.71	-2.90	-6.28	2716.00
2.77	4.71	-2.92	-5.50	2721.00
2.80	4.32	-2.96	-6.28	2726.00
2.81	3.53	-2.98	-4.71	2731.00
2.84	4.71	-3.01	-5.89	2736.00
2.86	5.11	-3.04	-5.89	2741.00
2.89	4.71	-3.07	-5.89	2746.00
2.91	4.71	-3.10	-5.89	2751.00
2.93	4.71	-3.13	-5.89	2756.00
2.96	4.71	-3.16	-5.89	2761.00
2.98	4.71	-3.18	-5.89	2766.00
3.00	4.71	-3.22	-6.28	2771.00
3.02	3.53	-3.24	-4.71	2776.00
3.05	4.71	-3.27	-5.89	2781.00
3.07	4.71	-3.30	-6.28	2786.00
3.09	4.71	-3.33	-5.89	2791.00
3.12	4.71	-3.36	-5.89	2796.00
3.14	4.71	-3.39	-6.28	2801.00
3.17	5.11	-3.42	-5.89	2806.00
3.19	4.32	-3.45	-5.89	2811.00
3.21	3.93	-3.48	-5.11	2816.00
3.23	4.71	-3.50	-5.89	2821.00
3.25	4.71	-3.54	-6.28	2826.00
3.28	4.71	-3.57	-5.89	2831.00
3.30	4.71	-3.60	-6.28	2836.00
3.32	4.71	-3.63	-6.28	2841.00
3.35	4.71	-3.66	-5.89	2846.00
3.37	4.71	-3.69	-6.28	2851.00
3.39	4.71	-3.72	-6.28	2856.00
3.41	3.53	-3.74	-4.71	2861.00
3.44	4.71	-3.78	-6.28	2866.00
3.46	4.71	-3.81	-6.28	2871.00
3.48	4.71	-3.84	-6.28	2876.00
3.51	4.71	-3.87	-5.89	2881.00
3.53	4.71	-3.90	-6.28	2886.00
3.55	4.71	-3.93	-6.28	2891.00
3.58	4.71	-3.96	-6.28	2896.00
3.60	3.93	-3.99	-5.24	2902.00
3.62	4.71	-4.03	-6.28	2907.00
3.65	4.71	-4.05	-5.89	2912.00
3.67	4.71	-4.09	-6.28	2917.00
3.69	4.32	-4.12	-6.28	2922.00
3.72	4.71	-4.15	-6.28	2927.00
3.74	4.71	-4.18	-6.28	2932.00
3.76	4.71	-4.21	-6.28	2937.00
3.79	4.32	-4.24	-6.28	2942.00
3.80	3.53	-4.27	-4.71	2947.00
3.83	4.71	-4.30	-6.28	2952.00
3.85	4.71	-4.33	-6.28	2957.00
3.87	4.71	-4.36	-6.28	2962.00
3.90	4.32	-4.39	-6.28	2967.00
3.92	4.71	-4.42	-6.28	2972.00
3.94	4.71	-4.45	-5.89	2977.00
3.97	4.71	-4.48	-6.28	2982.00
3.98	3.53	-4.51	-5.11	2987.00
4.01	4.71	-4.54	-6.28	2992.00
4.03	4.71	-4.57	-5.89	2997.00
4.05	4.71	-4.60	-6.28	3002.00
4.08	4.71	-4.63	-6.28	3007.00
4.10	4.71	-4.67	-6.28	3012.00
4.13	4.71	-4.70	-6.28	3017.00
4.15	4.32	-4.73	-6.28	3022.00
4.17	4.71	-4.76	-6.28	3027.00
4.19	3.53	-4.78	-4.71	3032.00
4.21	4.71	-4.81	-6.28	3037.00
4.24	4.71	-4.85	-6.28	3042.00
4.26	4.71	-4.88	-6.28	3047.00
4.28	4.71	-4.91	-5.89	3052.00
4.30	4.32	-4.94	-6.28	3057.00
4.33	4.71	-4.97	-6.28	3062.00
4.35	4.32	-5.00	-6.28	3067.00
4.37	3.93	-5.03	-5.11	3072.00
4.39	4.32	-5.06	-6.28	3077.00
4.41	4.71	-5.09	-5.89	3082.00
4.44	4.71	-5.12	-6.28	3087.00
4.46	4.71	-5.15	-6.28	3092.00
4.48	4.71	-5.18	-6.28	3097.00
4.51	5.11	-5.21	-6.28	3102.00
4.53	4.71	-5.24	-6.28	3107.00
4.56	4.71	-5.28	-6.28	3112.00
4.57	3.53	-5.30	-4.71	3117.00
4.60	4.71	-5.33	-6.28	3122.00
4.62	4.71	-5.36	-6.28	3127.00
4.65	4.71	-5.39	-6.28	3132.00
4.67	4.32	-5.43	-6.28	3137.00
4.69	4.71	-5.46	-6.28	3142.00
4.71	4.71	-5.49	-6.28	3147.00
4.74	4.71	-5.52	-6.28	3152.00
4.76	3.93	-5.55	-4.91	3158.00
4.79	4.71	-5.58	-6.28	3163.00
4.81	4.32	-5.61	-6.28	3168.00
4.83	4.71	-5.64	-6.28	3173.00
4.85	4.71	-5.67	-6.28	3178.00
4.88	4.71	-5.71	-6.28	3183.00
4.90	5.11	-5.74	-6.28	3188.00
4.93	4.71	-5.77	-6.28	3193.00
4.95	4.71	-5.80	-5.89	3198.00
4.97	3.53	-5.82	-5.11	3203.00
4.99	4.71	-5.86	-6.28	3208.00
5.01	4.71	-5.89	-6.28	3213.00
5.04	4.71	-5.92	-5.89	3218.00
5.06	4.71	-5.95	-6.28	3223.00
5.08	4.32	-5.98	-6.28	3228.00
5.11	4.71	-6.01	-6.28	3233.00
5.13	4.71	-6.04	-6.28	3238.00
5.15	3.93	-6.07	-4.71	3243.00
5.17	4.71	-6.10	-6.28	3248.00
5.20	4.32	-6.13	-6.28	3253.00
5.22	4.71	-6.16	-6.28	3258.00
5.24	4.71	-6.19	-6.28	3263.00
5.27	4.71	-6.22	-6.28	3268.00
5.29	4.71	-6.25	-6.28	3273.00
5.31	4.32	-6.28	-5.89	3278.00
5.33	4.71	-6.31	-6.28	3283.00
5.35	3.53	-6.34	-5.11	3288.00
5.38	4.71	-6.37	-5.89	3293.00
5.40	4.71	-6.40	-6.28	3298.00
5.42	4.71	-6.43	-6.28	3303.00
5.44	4.32	-6.46	-6.28	3308.00
5.47	4.71	-6.50	-6.28	3313.00
5.49	4.71	-6.52	-5.89	3318.00
5.52	4.71	-6.56	-6.28	3323.00
5.53	3.53	-6.58	-5.11	3328.00
5.56	4.71	-6.61	-6.28	3333.00
5.58	4.32	-6.64	-5.89	3338.00
5.60	4.71	-6.67	-6.28	3343.00
5.63	4.71	-6.71	-6.28	3348.00
5.65	4.71	-6.74	-6.28	3353.00
5.67	4.32	-6.77	-6.28	3358.00
5.69	4.71	-6.80	-6.28	3363.00
5.72	4.71	-6.83	-5.89	3368.00
5.74	3.53	-6.85	-5.11	3373.00
5.76	4.71	-6.89	-6.28	3378.00
5.78	4.71	-6.92	-5.89	3383.00
5.81	4.71	-6.95	-6.28	3388.00
5.83	4.32	-6.98	-6.28	3393.00
5.85	4.71	-7.01	-6.28	3398.00
5.87	4.71	-7.04	-5.89	3403.00
5.90	4.71	-7.07	-6.28	3408.00
5.92	3.93	-7.10	-5.24	3414.00
5.95	4.71	-7.13	-5.89	3419.00
5.97	4.71	-7.16	-6.28	3424.00
5.99	4.32	-7.19	-5.89	3429.00
6.01	4.71	-7.22	-6.28	3434.00
6.04	4.71	-7.25	-5.89	3439.00
6.06	4.71	-7.28	-6.28	3444.00
6.08	4.71	-7.31	-5.89	3449.00
6.11	4.71	-7.35	-6.28	3454.00
6.13	3.93	-7.37	-4.71	3459.00
6.15	4.71	-7.40	-6.28	3464.00
6.18	4.71	-7.43	-5.89	3469.00
6.20	4.71	-7.46	-5.89	3474.00
6.22	4.71	-7.49	-6.28	3479.00
6.25	4.71	-7.52	-5.89	3484.00
6.27	4.71	-7.55	-6.28	3489.00
6.29	4.71	-7.58	-5.89	3494.00
6.31	3.93	-7.60	-4.71	3499.00
6.33	4.32	-7.64	-6.28	3504.00
6.36	4.71	-7.67	-5.89	3509.00
6.38	4.71	-7.70	-6.28	3514.00
6.40	4.71	-7.73	-5.89	3519.00
6.43	4.71	-7.76	-6.28	3524.00
6.45	4.71	-7.79	-6.28	3529.00
6.48	4.71	-7.82	-5.89	3534.00
6.50	4.71	-7.85	-6.28	3539.00
6.52	3.93	-7.87	-4.71	3544.00
6.54	4.71	-7.91	-6.28	3549.00
6.57	4.71	-7.93	-5.89	3554.00
6.59	4.71	-7.96	-5.89	3559.00
6.61	4.71	-8.00	-6.28	3564.00
6.64	4.71	-8.03	-6.28	3569.00
6.66	4.71	-8.06	-5.89	3574.00
6.68	4.71	-8.09	-6.28	3579.00
6.70	3.53	-8.11	-5.11	3584.00
6.72	4.71	-8.14	-5.89	3589.00
6.75	5.11	-8.17	-6.28	3594.00
6.77	4.71	-8.20	-5.89	3599.00
6.80	4.71	-8.23	-6.28	3604.00
6.82	4.71	-8.27	-6.28	3609.00
6.84	4.71	-8.30	-6.28	3614.00
6.87	4.71	-8.33	-6.28	3619.00
6.89	5.11	-8.36	-5.89	3624.00
6.91	3.93	-8.38	-5.11	3629.00
6.94	4.71	-8.42	-6.28	3634.00
6.96	4.71	-8.45	-6.28	3639.00
6.98	4.71	-8.48	-6.28	3644.00
7.01	5.11	-8.51	-6.28	3649.00
7.03	4.71	-8.54	-6.28	3654.00
7.06	4.71	-8.57	-5.89	3659.00
7.08	4.71	-8.60	-6.28	3664.00
7.11	4.25	-8.63	-5.24	3670.00
7.13	4.71	-8.66	-6.28	3675.00
7.15	5.10	-8.70	-6.28	3680.00
7.18	4.71	-8.73	-5.89	3685.00
7.20	5.11	-8.76	-6.28	3690.00
7.23	4.71	-8.79	-6.28	3695.00
7.25	4.71	-8.82	-6.28	3700.00
7.27	4.71	-8.85	-6.28	3705.00
7.30	5.11	-8.88	-5.89	3710.00
7.32	3.53	-8.91	-5.11	3715.00
7.34	5.11	-8.94	-5.89	3720.00
7.37	4.71	-8.97	-6.28	3725.00
7.39	4.71	-9.00	-6.28	3730.00
7.42	5.11	-9.03	-6.28	3735.00
7.44	4.32	-9.06	-5.89	3740.00
7.46	4.71	-9.09	-5.89	3745.00
7.48	4.71	-9.12	-6.28	3750.00
7.50	3.93	-9.15	-5.11	3755.00
7.53	5.10	-9.18	-5.89	3760.00
7.55	4.71	-9.21	-6.28	3765.00
7.58	4.71	-9.24	-6.28	3770.00
7.60	4.71	-9.27	-5.89	3775.00
7.62	4.71	-9.30	-6.28	3780.00
7.65	4.71	-9.33	-5.89	3785.00
7.67	5.11	-9.36	-6.28	3790.00
7.70	4.71	-9.39	-6.28	3795.00
7.71	3.53	-9.41	-4.71	3800.00
7.74	5.11	-9.45	-6.28	3805.00
7.76	4.71	-9.48	-6.28	3810.00
7.79	4.71	-9.51	-6.28	3815.00
7.81	4.71	-9.54	-5.89	3820.00
7.83	4.71	-9.57	-6.28	3825.00
7.86	4.71	-9.60	-6.28	3830.00
7.88	4.71	-9.63	-6.28	3835.00
7.90	3.53	-9.66	-5.11	3840.00
7.92	4.71	-9.69	-5.89	3845.00
7.95	4.71	-9.72	-6.28	3850.00
7.97	4.71	-9.75	-6.28	3855.00
7.99	4.71	-9.78	-6.28	3860.00
8.02	4.71	-9.81	-6.28	3865.00
8.04	5.11	-9.84	-5.89	3870.00
8.07	4.71	-9.87	-6.28	3875.00
8.09	4.71	-9.91	-6.28	3880.00
8.11	3.53	-9.93	-4.71	3885.00
8.13	4.71	-9.96	-6.28	3890.00
8.15	4.71	-9.99	-6.28	3895.00
8.18	4.71	-10.02	-5.89	3900.00
8.20	4.71	-10.05	-6.28	3905.00
8.23	5.11	-10.08	-5.89	3910.00
8.25	4.71	-10.11	-6.28	3915.00
8.27	4.71	-10.15	-6.28	3920.00
8.30	3.93	-10.18	-5.24	3926.00
8.32	4.71	-10.21	-5.89	3931.00
8.34	4.71	-10.24	-6.28	3936.00
8.37	4.71	-10.27	-5.89	3941.00
8.39	4.71	-10.30	-6.28	3946.00
8.42	5.11	-10.33	-5.89	3951.00
8.44	4.71	-10.36	-6.28	3956.00
8.46	4.71	-10.39	-6.28	3961.00
8.49	4.71	-10.42	-5.89	3966.00
8.51	3.93	-10.44	-4.71	3971.00
8.53	4.71	-10.48	-6.28	3976.00
8.56	5.11	-10.51	-6.28	3981.00
8.58	4.71	-10.54	-5.89	3986.00
8.60	4.71	-10.57	-6.28	3991.00
8.63	4.71	-10.60	-5.89	3996.00
8.65	5.11	-10.63	-6.28	4001.00
8.68	4.71	-10.66	-6.28	4006.00
8.70	3.93	-10.68	-4.71	4011.00
8.72	4.71	-10.71	-6.28	4016.00
8.74	4.71	-10.74	-5.89	4021.00
8.77	4.71	-10.78	-6.28	4026.00
8.79	5.11	-10.81	-6.28	4031.00
8.82	4.71	-10.84	-5.89	4036.00
8.84	4.71	-10.87	-6.28	4041.00
8.86	4.71	-10.90	-6.28	4046.00
8.89	4.71	-10.93	-6.28	4051.00
8.91	3.93	-10.95	-4.71	4056.00
8.93	4.71	-10.99	-6.28	4061.00
8.96	5.11	-11.02	-6.28	4066.00
8.98	4.71	-11.05	-6.28	4071.00
9.00	5.11	-11.08	-6.28	4076.00
9.03	4.71	-11.11	-6.28	4081.00
9.05	4.71	-11.14	-6.28	4086.00
9.08	4.71	-11.17	-6.28	4091.00
9.09	3.93	-11.20	-4.71	4096.00
9.12	4.71	-11.23	-6.28	4101.00
9.14	4.71	-11.26	-6.28	4106.00
9.17	5.10	-11.29	-6.28	4111.00
9.19	4.71	-11.32	-6.28	4116.00
9.21	4.71	-11.35	-6.28	4121.00
9.24	5.11	-11.39	-6.28	4126.00
9.26	4.71	-11.42	-6.28	4131.00
9.29	4.71	-11.45	-6.28	4136.00
9.31	3.93	-11.47	-5.11	4141.00
9.33	4.71	-11.51	-6.28	4146.00
9.35	4.71	-11.54	-6.28	4151.00
9.38	4.71	-11.57	-6.28	4156.00
9.40	5.11	-11.60	-5.89	4161.00
9.43	4.71	-11.63	-6.28	4166.00
9.45	4.71	-11.66	-6.28	4171.00
9.47	4.71	-11.69	-6.28	4176.00
9.50	3.93	-11.72	-5.24	4182.00
9.52	4.71	-11.76	-6.28	4187.00
9.55	5.11	-11.79	-6.28	4192.00
9.57	5.11	-11.82	-6.28	4197.00
9.60	4.71	-11.85	-6.28	4202.00
9.62	4.71	-11.88	-6.28	4207.00
9.64	5.11	-11.91	-6.28	4212.00
9.67	4.71	-11.94	-6.28	4217.00
9.69	4.71	-11.97	-5.89	4222.00
9.71	3.93	-12.00	-5.11	4227.00
9.74	4.71	-12.03	-6.28	4232.00
9.76	4.71	-12.06	-6.28	4237.00
9.78	5.11	-12.09	-6.28	4242.00
9.81	4.71	-12.12	-6.28	4247.00
9.83	4.71	-12.16	-6.28	4252.00
9.86	5.11	-12.19	-5.89	4257.00
9.88	4.71	-12.22	-6.28	4262.00
9.90	3.93	-12.24	-5.11	4267.00
9.92	4.71	-12.27	-6.28	4272.00
9.95	5.11	-12.31	-6.28	4277.00
9.97	4.71	-12.34	-6.28	4282.00
10.00	4.71	-12.37	-5.89	4287.00
10.02	4.71	-12.40	-6.28	4292.00
10.05	5.11	-12.43	-6.28	4297.00
10.07	4.71	-12.46	-6.28	4302.00
10.09	4.71	-12.49	-6.28	4307.00
10.11	3.53	-12.52	-4.71	4312.00
10.13	4.71	-12.55	-6.28	4317.00
10.16	5.11	-12.58	-6.28	4322.00
10.18	4.71	-12.61	-6.28	4327.00
10.21	5.11	-12.64	-6.28	4332.00
10.23	4.71	-12.67	-6.28	4337.00
10.26	4.71	-12.70	-6.28	4342.00
10.28	5.11	-12.74	-6.28	4347.00
10.30	3.53	-12.76	-5.11	4352.00
10.32	4.71	-12.79	-6.28	4357.00
10.35	4.71	-12.82	-6.28	4362.00
10.37	5.11	-12.85	-6.28	4367.00
10.39	4.71	-12.89	-6.28	4372.00
10.42	4.71	-12.92	-6.28	4377.00
10.44	5.11	-12.95	-6.28	4382.00
10.47	4.71	-12.98	-6.28	4387.00
10.49	4.71	-13.01	-6.68	4392.00
10.51	3.93	-13.04	-5.11	4397.00
10.53	4.71	-13.07	-6.28	4402.00
10.56	5.11	-13.10	-6.28	4407.00
10.58	4.71	-13.13	-6.28	4412.00
10.61	4.71	-13.17	-6.28	4417.00
10.63	4.71	-13.20	-6.28	4422.00
10.66	5.11	-13.23	-6.28	4427.00
10.68	4.71	-13.26	-6.28	4432.00
10.70	3.60	-13.29	-5.24	4438.00
10.72	4.71	-13.32	-6.28	4443.00
10.75	4.71	-13.35	-5.89	4448.00
10.77	5.11	-13.38	-6.28	4453.00
10.80	4.71	-13.41	-6.28	4458.00
10.82	4.71	-13.45	-6.28	4463.00
10.84	4.71	-13.48	-6.28	4468.00
10.87	4.71	-13.51	-6.28	4473.00
10.89	5.11	-13.54	-6.28	4478.00
10.91	3.93	-13.57	-5.10	4483.00
10.94	4.71	-13.60	-6.28	4488.00
10.96	4.71	-13.63	-5.89	4493.00
10.98	4.71	-13.66	-6.68	4498.00
11.01	5.11	-13.69	-6.28	4503.00
11.03	4.71	-13.72	-5.89	4508.00
11.06	4.71	-13.75	-6.28	4513.00
11.08	4.32	-13.78	-6.28	4518.00
11.10	3.93	-13.81	-5.11	4523.00
11.12	5.11	-13.84	-6.28	4528.00
11.15	4.71	-13.87	-6.28	4533.00
11.17	4.71	-13.90	-6.28	4538.00
11.20	5.11	-13.93	-6.28	4543.00
11.22	4.71	-13.97	-6.28	4548.00
11.24	4.71	-14.00	-6.28	4553.00
11.27	4.71	-14.03	-6.28	4558.00
11.29	5.10	-14.06	-6.28	4563.00
11.31	3.93	-14.08	-4.71	4568.00
11.34	4.71	-14.12	-6.28	4573.00
11.36	4.71	-14.15	-6.28	4578.00
11.38	4.71	-14.18	-6.28	4583.00
11.41	5.11	-14.21	-6.28	4588.00
11.43	4.71	-14.24	-6.28	4593.00
11.46	4.71	-14.27	-6.68	4598.00
11.48	4.71	-14.31	-6.28	4603.00
11.50	3.93	-14.33	-5.11	4608.00
11.52	4.71	-14.36	-6.28	4613.00
11.55	4.71	-14.39	-6.28	4618.00
11.57	4.71	-14.43	-6.28	4623.00
11.59	4.71	-14.46	-6.28	4628.00
11.62	4.71	-14.49	-6.28	4633.00
11.64	4.71	-14.52	-6.28	4638.00
11.66	4.71	-14.55	-6.28	4643.00
11.69	4.71	-14.58	-6.28	4648.00
11.71	3.93	-14.61	-5.11	4653.00
11.73	4.71	-14.64	-6.28	4658.00
11.75	4.71	-14.67	-6.28	4663.00
11.78	4.71	-14.70	-6.28	4668.00
11.80	5.11	-14.73	-6.28	4673.00
11.83	4.71	-14.77	-6.28	4678.00
11.85	4.71	-14.80	-6.28	4683.00
11.87	4.32	-14.83	-6.68	4688.00
11.89	3.93	-14.86	-4.91	4694.00
11.92	4.71	-14.89	-6.68	4699.00
11.94	4.71	-14.92	-6.28	4704.00
11.97	4.71	-14.96	-6.28	4709.00
11.99	4.71	-14.99	-5.89	4714.00
12.01	4.71	-15.02	-6.28	4719.00
12.04	4.71	-15.05	-6.28	4724.00
12.06	4.71	-15.08	-6.28	4729.00
12.08	4.32	-15.11	-6.28	4734.00
12.10	3.93	-15.14	-5.10	4739.00
12.12	4.32	-15.17	-6.28	4744.00
12.15	4.71	-15.20	-6.28	4749.00
12.17	5.11	-15.23	-5.89	4754.00
12.20	4.71	-15.26	-6.28	4759.00
12.22	4.71	-15.29	-6.28	4764.00
12.24	4.71	-15.32	-6.28	4769.00
12.27	4.71	-15.35	-6.28	4774.00
12.28	3.53	-15.38	-5.11	4779.00
12.31	4.71	-15.41	-6.28	4784.00
12.33	4.71	-15.44	-6.28	4789.00
12.35	4.71	-15.47	-6.28	4794.00
12.38	4.71	-15.51	-6.28	4799.00
12.40	4.71	-15.54	-6.28	4804.00
12.42	4.71	-15.57	-6.28	4809.00
12.45	5.11	-15.60	-6.28	4814.00
12.47	4.71	-15.63	-6.28	4819.00
12.49	3.53	-15.65	-4.71	4824.00
12.52	4.71	-15.69	-6.28	4829.00
12.54	5.10	-15.72	-6.28	4834.00
12.56	4.71	-15.75	-6.28	4839.00
12.59	4.71	-15.78	-6.28	4844.00
12.61	4.71	-15.81	-6.28	4849.00
12.64	4.71	-15.84	-6.28	4854.00
12.66	4.71	-15.87	-6.28	4859.00
12.68	3.53	-15.90	-5.11	4864.00
12.70	4.71	-15.93	-6.28	4869.00
12.72	4.71	-15.96	-6.28	4874.00
12.75	4.71	-15.99	-6.28	4879.00
12.77	4.71	-16.03	-6.28	4884.00
12.79	4.71	-16.06	-6.28	4889.00
12.82	4.71	-16.09	-6.28	4894.00
12.84	4.71	-16.12	-6.28	4899.00
12.86	4.71	-16.15	-6.28	4904.00
12.88	3.53	-16.18	-5.10	4909.00
12.91	4.71	-16.21	-6.28	4914.00
12.93	4.71	-16.24	-6.28	4919.00
12.95	4.71	-16.27	-6.28	4924.00
12.98	4.71	-16.30	-6.28	4929.00
13.00	4.71	-16.33	-6.28	4934.00
13.02	4.71	-16.37	-6.28	4939.00
13.05	4.71	-16.40	-6.28	4944.00
13.07	3.93	-16.43	-5.24	4950.00
13.09	4.71	-16.46	-6.28	4955.00
13.12	4.71	-16.49	-6.28	4960.00
13.14	4.71	-16.52	-6.28	4965.00
13.17	5.10	-16.55	-6.28	4970.00
13.19	4.71	-16.59	-6.28	4975.00
13.21	4.71	-16.62	-6.28	4980.00
13.24	4.71	-16.65	-5.89	4985.00
13.26	4.32	-16.68	-6.28	4990.00
13.28	3.93	-16.70	-5.10	4995.00
];
d = (7 + 7/8) * 0.0254; %meters between wheels
r = ((5 + 7/8) / 2) * 0.0254; %meters radius

s = tf('s');
%% Fowards Velocity Estimations and model

forwardsVelocity = r * (data1(:, 2) + data1(:, 4)) / 2;

K1 = 17.8747; %Steady state value
%.64 * K1 = 11.4398
%t.at(11.4398) = .196
sig1 = 1/.196;
funct1 = K1 * sig1/(s + sig1);
[X1, T1] = step(funct1);
hold on;
figure(1);
plot(T1, X1);
plot((data1(:, 5) - 2003) / 1000, forwardsVelocity);
legend ( 'Model', 'Measured');
hold off;



%% Rotational Velocity Estimations and model

rotVelocity = r * (data2(:, 2) - data2(:, 4)) / d;


K2 = 4.0994; %Steady state value
%.64 * K2 = 2.6236
%t.at(2.6236) = .221;
sig2 = 1/.221;
funct2 = K2 * sig2/(s + sig2);
[X2, T2] = step(funct2);


figure(2);
hold on;
plot(T2, X2);
plot((data2(:, 5) - 2003) / 1000, rotVelocity);


legend ( 'Model', 'Measured');

hold off;

%% Simulink model

theta_d = timeseries(zeros(4000, 1) + 1, (0:3999) / 1000);




